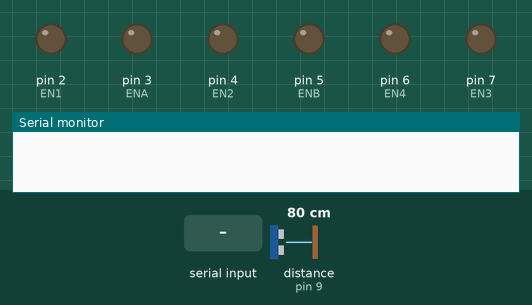
This sketch was run on a simulated Arduino Uno, built with avr-gcc and run on an emulated ATmega328P. Parts: output pins drawn as LEDs (lit = HIGH), the last lines printed to the serial monitor. The test bench sets the inputs (shaded band); at power-on: distance to the obstacle (sensor on pin 9) 80 cm. The echo pulse lasts 58.3 µs per cm; pins used as bus, display or sensor lines are not drawn.

Above: at 1.2 s.
1.3 s: "A" received over the second serial link
At 1.6 s:
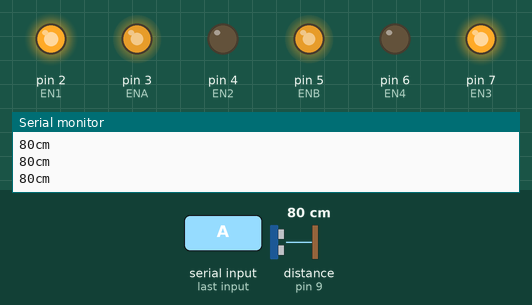
2.8 s: distance to the obstacle (sensor on pin 9) set to 4 cm
At 3.2 s:
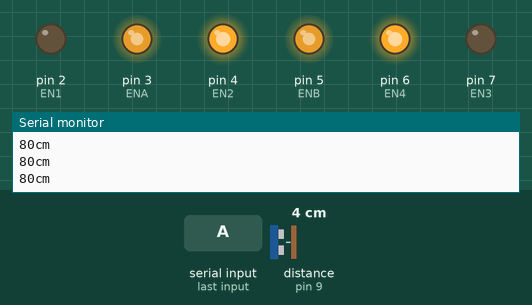
5.3 s: "L" received over the second serial link
At 6.5 s:
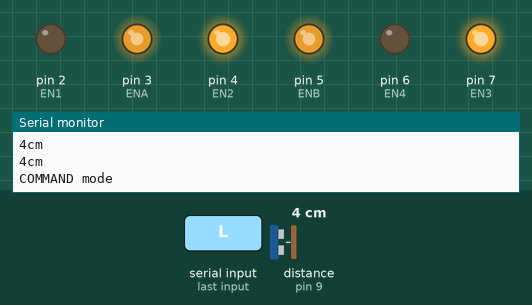
6.8 s: "F" received over the second serial link
At 7.9 s:
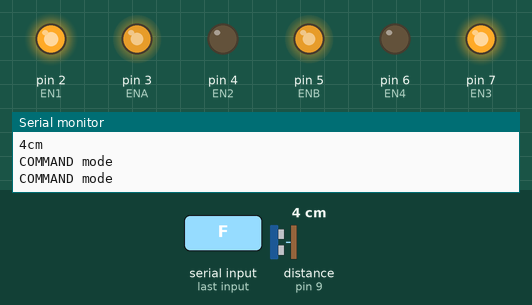
8.3 s: "B" received over the second serial link
At 9.0 s:
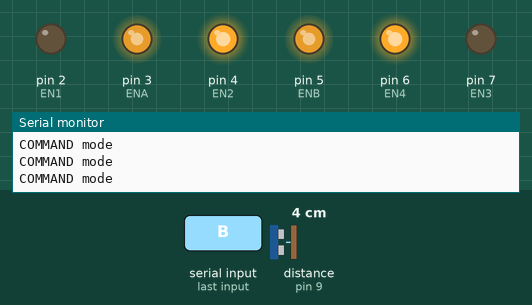
Timing chart, 0 to 10.8 s (numbered marks = the images above; inputs shaded):
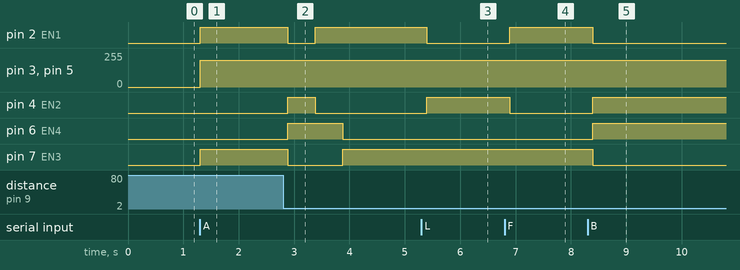

The sketch:

sketch_bat_car.ino
```cpp
/*
 * 블루투스 통신을 통해 스마트폰으로 제어하는 이륜(2WD) RC카 코드
 *
 * 블루투스 모듈(HC-06, HM-10 등)을 이용해 명령어를 전달한다.
 * 스마트폰 앱을 통해 무선 데이터를 전송하여 명령에 따라 RC카를 조종한다.
 * 소프트웨어 시리얼을 사용해 프로그램 업로드 시 충돌을 방지한다.
 * 초음파 센서를 활용해 장애물 발견 시 우회하여 동작한다.
 * 더 많은 정보는 토이 메이커스 http://cafe.naver.com/toymakers
 *
 * 2018년 2월 14일 생성됨 by 메이커멘토(Yulian)
 *
 */

#include <SoftwareSerial.h>       // 소프트웨어로 시리얼통신 제어를 위한 라이브러리 참조

SoftwareSerial BTSerial(13, 12);  // 블루투스 모듈의 TX:13번핀 RX:12번핀

// 모터A의 핀배열 초기화
#define ENA 3
#define EN1 2
#define EN2 4

// 모터B의 핀배열 초기화
#define ENB 5
#define EN3 7
#define EN4 6

int carSpeed = 200; // RC카의 속도

// 초음파 센서 핀 초기화
#define TRIG 8
#define ECHO 9

// 장애물 회피를 위한 모드와 플래그
#define COMMAND   1
#define OBSTACLE  2
int mode = COMMAND;
int flag = 0;

// 블루투스에서 수신된 명령어 저장을 위한 변수 정의
char command = 0;

void setup() {
  // 소프트웨어 시리얼통신 초기화
  // HC-06과 HM-10은 보어레이트가 9600으로 초기화되어 있음
  BTSerial.begin(9600);

  // 거리를 출력하기 위해 시리얼통신 초기화
  Serial.begin(9600);

  // 모터 활성화핀 출력모드로 초기화
  pinMode(ENA, OUTPUT);
  pinMode(ENB, OUTPUT);

  // 모터A의 두 핀을 출력 모드로 초기화
  pinMode(EN1, OUTPUT);
  pinMode(EN2, OUTPUT);

  // 모터B의 두 핀을 출력 모드로 초기화
  pinMode(EN3, OUTPUT);
  pinMode(EN4, OUTPUT);

  // 초음파 센서 모드 초기화
  pinMode(TRIG, OUTPUT);
  pinMode(ECHO, INPUT);
}

void loop() {

  // 입력받은 명령어에 따라 모드를 변경하는 코드
  if (BTSerial.available()) {
    command = BTSerial.read(); // 블루투스로 수신된 명령어를 command에 저장
    if (command == 'A' || command == 'a') {
      // A 또는 a를 입력으로 받는 경우 RC카를 장애물 회피 모드로 변경
      mode = OBSTACLE;
      Serial.println("OBSTACLE mode");
    } else {
      // 수신된 명령어에 따라 움직이는 명령어 모드로 변경
      mode = COMMAND;
      Serial.println("COMMAND mode");
    }
  }

  // 선택된 모드에 따라 동작
  if (mode == OBSTACLE) {
    obstacle_avoidance();   // 장애물 회피 모드
  } else {
    command_mode(command);  // 명령어 모드
  }

  // 일정시간 지연
  delay(100);
}

void moving_forward() {
  // 모터A를 정방향으로 회전
  digitalWrite(EN1, HIGH);
  digitalWrite(EN2, LOW);
  analogWrite(ENA, carSpeed);

  // 모터B를 정방향으로 회전
  digitalWrite(EN3, HIGH);
  digitalWrite(EN4, LOW);
  analogWrite(ENB, carSpeed);
}

void moving_backward() {
  // 모터A를 역방향으로 회전
  digitalWrite(EN1, LOW);
  digitalWrite(EN2, HIGH);
  analogWrite(ENA, carSpeed);

  // 모터B를 역방향으로 회전
  digitalWrite(EN3, LOW);
  digitalWrite(EN4, HIGH);
  analogWrite(ENB, carSpeed);
}

void moving_left() {
  // 모터A를 정방향으로 회전
  digitalWrite(EN1, LOW);
  digitalWrite(EN2, HIGH);
  analogWrite(ENA, carSpeed);

  // 모터B를 역방향으로 회전
  digitalWrite(EN3, HIGH);
  digitalWrite(EN4, LOW);
  analogWrite(ENB, carSpeed);
}

void moving_right() {
  // 모터A를 역방향으로 회전
  digitalWrite(EN1, HIGH);
  digitalWrite(EN2, LOW);
  analogWrite(ENA, carSpeed);

  // 모터B를 정방향으로 회전
  digitalWrite(EN3, LOW);
  digitalWrite(EN4, HIGH);
  analogWrite(ENB, carSpeed);
}

void stop_moving() {
  // 모터A와 모터B를 비활성화
  analogWrite(ENA, LOW);
  analogWrite(ENB, LOW);
}


void obstacle_avoidance() {

  digitalWrite(TRIG, LOW);  // 트리거 핀에 전압을 0V로 하여 동작하지 않게 함
  delayMicroseconds(2);     // 송출 신호와 수신 신호 사이에 일정시간 지연
  digitalWrite(TRIG, HIGH); // 트리거 핀에 전압을 가하여 초음파를 송출함
  delayMicroseconds(5);     // 5 마이크로초(0.005 밀리초) 동안 초음파를 송출함
  digitalWrite(TRIG, LOW);  // 초음파 송출 정지

  // 에코 핀의 값이 HIGH가 되는 순간의 시간 측정
  // 0 또는 마이크로초(백만분의 1초)가 pulseIn() 함수의 반환 값으로 전달됨
  long duration = pulseIn(ECHO, HIGH);

  // HC-SR04 초음파 센서 모듈의 데이터시트를 확인 (초음파 센서에 따라 스펙이 다를 수 있으므로 반드시 데이터시트 확인 필요)
  // 공식: 마이크로초(uS) / 58 = 센티미터(centimeters) 라는 것을 알 수 있음
  long cm = duration / 58;

  // 장애물이 15cm 범위 내에 있으면 우측 회전 후 직진
  if (cm < 15) {
    if (flag == 0) {
      stop_moving();
      moving_backward();
      delay(500);
      moving_right();
      delay(500);
      moving_forward();
      flag = 1;
    }
  }
  else {
    // 장애물이 없는 경우 직진
    moving_forward();
    flag = 0;
  }

  // 시리얼로 거리를 출력한다. 예) 15cm
  Serial.print(cm);
  Serial.println("cm");
}

void command_mode(char command) {

  if (command == 'F' || command == 'f') {
    // F 또는 f를 입력으로 받는 경우 RC카를 전진시키는 함수 호출
    moving_forward();
  }
  else if (command == 'B' || command == 'b') {
    // B 또는 b를 입력으로 받는 경우 RC카를 후진시키는 함수 호출
    moving_backward();
  }
  else if (command == 'L' || command == 'l') {
    // L 또는 l을 입력으로 받는 경우 RC카를 왼쪽으로 회전시키는 함수 호출
    moving_left();
  }
  else if (command == 'R' || command == 'r') {
    // R 또는 r을 입력으로 받는 경우 RC카를 오른쪽으로 회전시키는 함수 호출
    moving_right();
  }
  else if (command == 'S' || command == 's') {
    // S 또는 s를 입력으로 받는 경우 RC카를 정지시키는 함수 호출
    stop_moving();
  }
  else {
    // 인식하지 못하는 명령어 수신시 RC카를 정지시키는 함수 호출
    stop_moving();
  }

}
```

Measured:
- after the input at 1.3 s, pin 2 (EN1), pin 7 (EN3): LOW → HIGH at once; pin 3 (ENA), pin 5 (ENB): 0/255 → 200/255 at once
- after the input at 2.8 s, pin 2 (EN1): HIGH → LOW after 0.08 s, → HIGH 0.50 s later; pin 4 (EN2): LOW → HIGH after 0.08 s, → LOW 0.50 s later; pin 6 (EN4): LOW → HIGH after 0.08 s, → LOW 1.0 s later; pin 7 (EN3): HIGH → LOW after 0.08 s, → HIGH 1.0 s later
- after the input at 5.3 s, pin 2 (EN1): HIGH → LOW after 0.10 s; pin 4 (EN2): LOW → HIGH after 0.10 s
- after the input at 6.8 s, pin 2 (EN1): LOW → HIGH after 0.10 s; pin 4 (EN2): HIGH → LOW after 0.10 s
- after the input at 8.3 s, pin 2 (EN1), pin 7 (EN3): HIGH → LOW after 0.10 s; pin 4 (EN2), pin 6 (EN4): LOW → HIGH after 0.10 s
